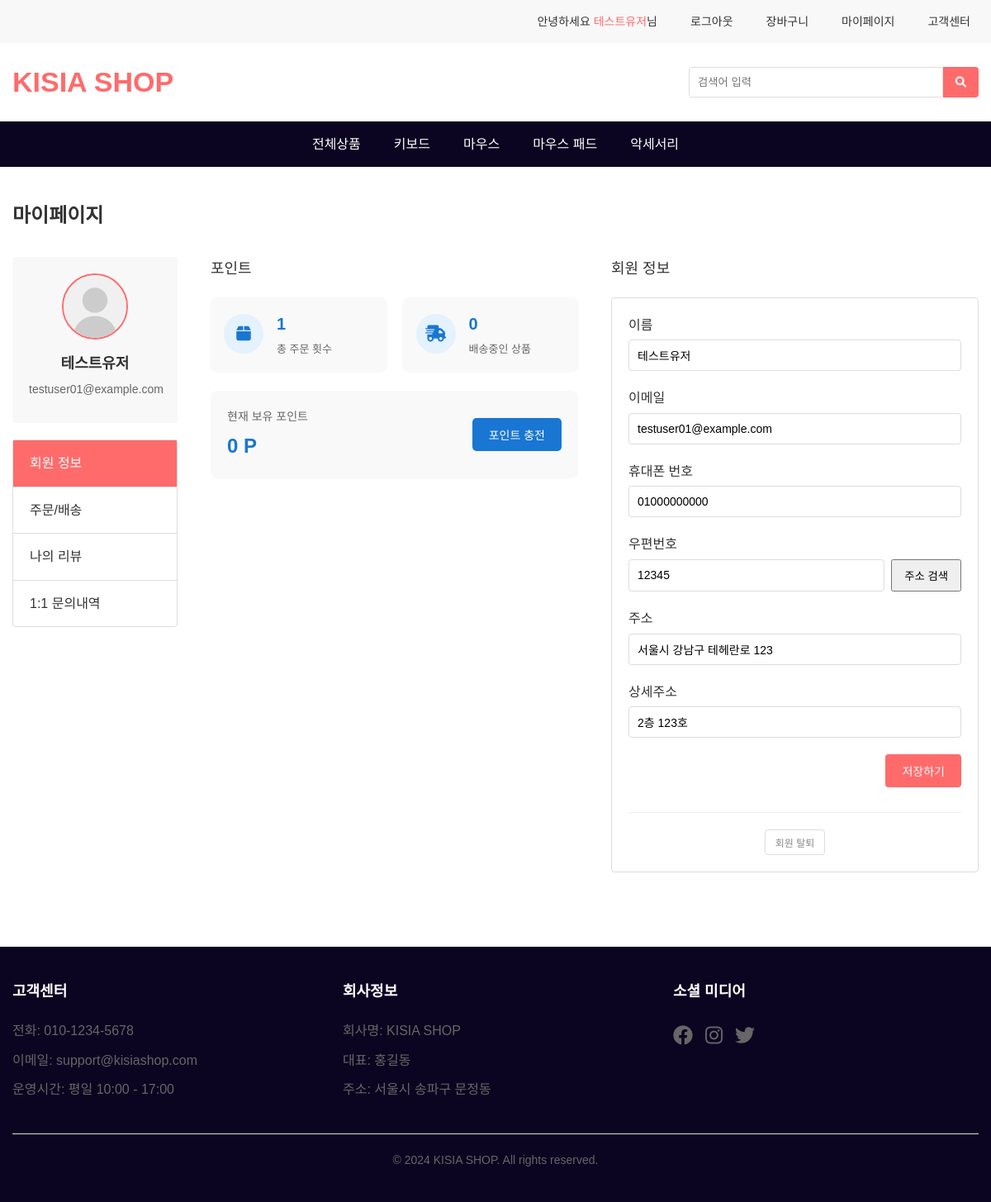
Page /mainmenu/mypage_profile.php (signed in) on the earlier database version.
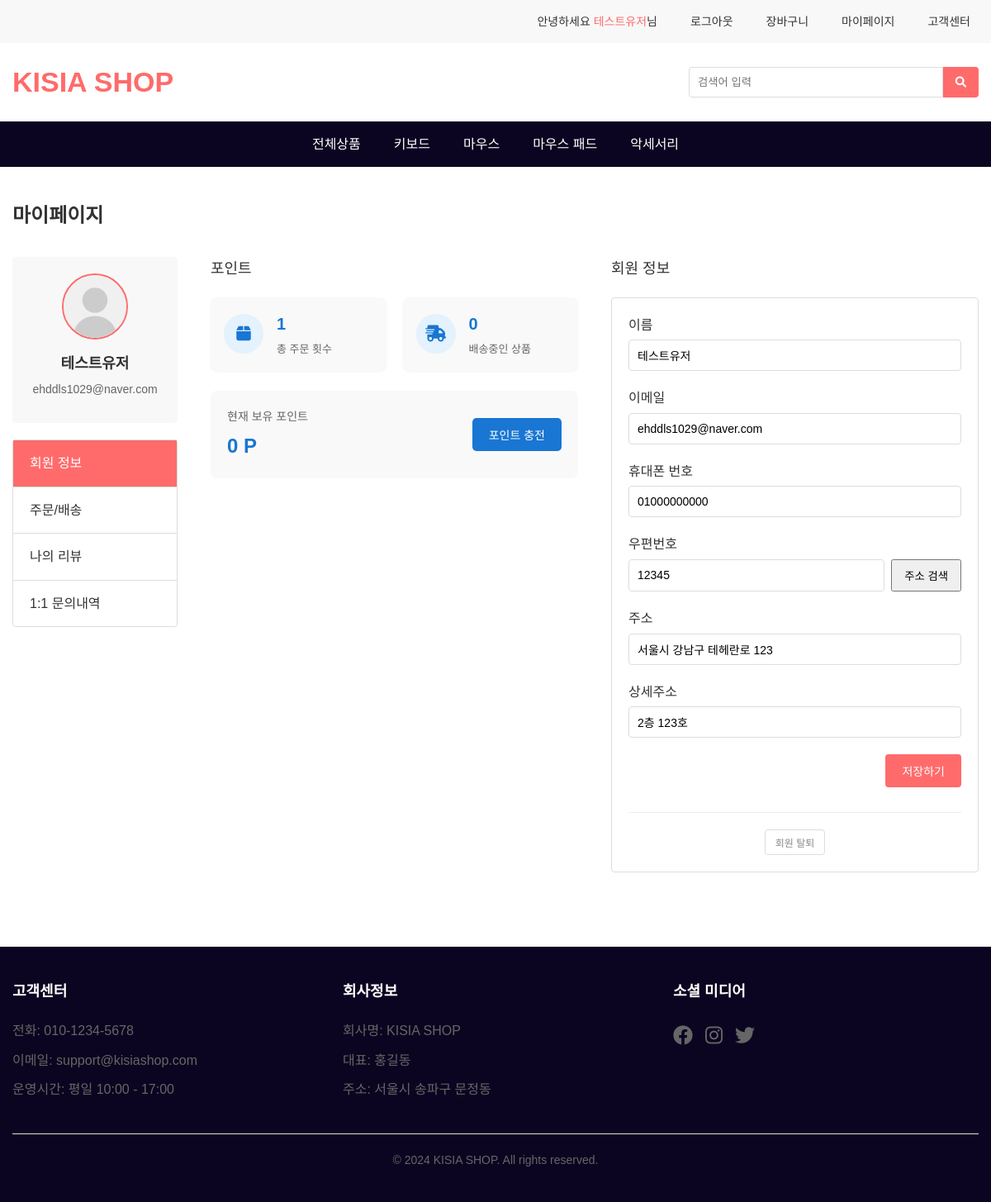
Same page on the later database version.
### tables this page shows
CREATE TABLE IF NOT EXISTS users (
    id INT AUTO_INCREMENT PRIMARY KEY,
    userId VARCHAR(50) NOT NULL UNIQUE,
    email VARCHAR(100) NOT NULL,
    password VARCHAR(255) NOT NULL,
    name VARCHAR(50) NOT NULL,
    phone VARCHAR(20),
    address VARCHAR(255),
    postcode VARCHAR(10),
    address_detail VARCHAR(255),
    point INT DEFAULT 0,
    role VARCHAR(10) NOT NULL DEFAULT 'USER',
    created_at DATETIME DEFAULT CURRENT_TIMESTAMP
);

### mainmenu/queries/get_header_session.php (called while the page is built, shortened)
<?php
    $userId = $_SESSION['userId'] ?? '';
    $name = $_SESSION['name'] ?? '';
?>

### mainmenu/queries/get_mypage_user.php (called while the page is built)
<?php
    require_once '/var/www/html/mainmenu/common/db.php';
    $userId = $_SESSION['id'];
    $sql = "SELECT * FROM users WHERE id = '$userId'";
    $get_user = mysqli_query($conn, $sql);
    $user = mysqli_fetch_assoc($get_user);
    $sql = "SELECT COUNT(*) as order_count FROM orders WHERE user_id = '$userId'";
    $get_order_count = mysqli_query($conn, $sql);
    $order_count = mysqli_fetch_assoc($get_order_count)['order_count'];
    $sql = "SELECT COUNT(*) as shipping_count FROM orders WHERE user_id = '$userId' AND order_status = 'paid'";
    $get_shipping_count = mysqli_query($conn, $sql);
    $shipping_count = mysqli_fetch_assoc($get_shipping_count)['shipping_count'];
?>

### mainmenu/mypage_profile.php (the view, shortened to what this page needs)
<?php include '/var/www/html/mainmenu/queries/get_header_session.php'; ?>
<!DOCTYPE html>
<html lang="ko">
<head>
    <link rel="stylesheet" href="css/style.css">
    <link rel="stylesheet" href="css/mypage.css">
    <link rel="stylesheet" href="https://cdnjs.cloudflare.com/ajax/libs/font-awesome/6.0.0/css/all.min.css">
</head>
<body>
    <?php include 'common/header.php'; ?>
    <?php require_once 'queries/get_mypage_user.php'; ?>
    <main class="main-content">
        <div class="container">
            <div class="mypage-container">
                <h2 class="page-title">마이페이지</h2>
                <div class="mypage-content">
                    <div class="mypage-sidebar">
                        <div class="profile-section">
                            <div class="profile-image">
                                <img src="profile/default-profile.svg" alt="프로필 이미지">
                            </div>
                            <div class="profile-info">
                                <h3 class="profile-name"><?php echo $user['name']; ?></h3>
                                <p class="profile-email"><?php echo $user['email']; ?></p>
                            </div>
                        </div>
                        <ul class="mypage-menu">
                            <li><a href="mypage_profile.php" data-section="profile-edit-section" class="active">회원 정보</a></li>
                            <li><a href="mypage.php" data-section="order-section">주문/배송</a></li>
                            <li><a href="mypage_review.php" data-section="review-section">나의 리뷰</a></li>
                            <li><a href="mypage_inquiry.php" data-section="inquiry-section">1:1 문의내역</a></li>
                        </ul>
                    </div>
                    <div class="mypage-section" id="point-section">
                        <h3>포인트</h3>
                        <div class="user-stats">
                            <div class="stat-item">
                                <div class="stat-icon">
                                    <i class="fas fa-box"></i>
                                </div>
                                <div class="stat-content">
                                    <div class="stat-value"><?php echo isset($order_count) ? number_format($order_count) : '0'; ?></div>
                                    <div class="stat-label">총 주문 횟수</div>
                                </div>
                            </div>
                            <div class="stat-item">
                                <div class="stat-icon">
                                    <i class="fas fa-shipping-fast"></i>
                                </div>
                                <div class="stat-content">
                                    <div class="stat-value"><?php echo isset($shipping_count) ? number_format($shipping_count) : '0'; ?></div>
                                    <div class="stat-label">배송중인 상품</div>
                                </div>
                            </div>
                        </div>
                        <div class="point-container">
                            <div class="current-point">
                                <div class="point-label">현재 보유 포인트</div>
                                <div class="point-value"><?php echo number_format($user['point']); ?> P</div>
                            </div>
                            <button id="btnChargePoint" class="btn-charge-point">포인트 충전</button>
                        </div>
                    </div>
                    <div class="mypage-section" id="profile-edit-section">
                        <h3>회원 정보</h3>
                        <div class="profile-edit-form">
                            <form action="queries/update_user.php" method="POST">
                                <div class="form-group">
                                    <label for="name">이름</label>
                                    <input type="text" id="name" name="name" value="<?php echo $user['name']; ?>">
                                </div>
                                <div class="form-group">
                                    <label for="email">이메일</label>
                                    <input type="email" id="email" name="email" value="<?php echo $user['email']; ?>">
                                </div>
                                <div class="form-group">
                                    <label for="phone">휴대폰 번호</label>
                                    <input type="tel" id="phone" name="phone" value="<?php echo $user['phone']; ?>">
                                </div>
                                <div class="form-group">
                                    <label for="postcode">우편번호</label>
                                    <div style="display:flex; gap:8px;">
                                        <input type="text" id="postcode" name="postcode" value="<?php echo isset($user['postcode']) ? $user['postcode'] : ''; ?>" placeholder="우편번호" readonly style="flex:1;">
                                        <button type="button" id="btn-search-address" style="flex:none; padding:8px 14px;">주소 검색</button>
                                    </div>
                                </div>
                                <div class="form-group">
                                    <label for="address">주소</label>
                                    <input type="text" id="address" name="address" value="<?php echo $user['address']; ?>" placeholder="주소" readonly>
                                </div>
                                <div class="form-group">
                                    <label for="address_detail">상세주소</label>
                                    <input type="text" id="address_detail" name="address_detail" value="<?php echo isset($user['address_detail']) ? $user['address_detail'] : ''; ?>" placeholder="상세주소를 입력하세요">
                                </div>
                                <div class="form-actions">
                                    <button type="submit" class="btn-save">저장하기</button>
                                </div>
                            </form>
                            <div class="withdrawal-section">
                                <form action="queries/delete_user.php" method="POST">
                                    <button type="submit" class="btn-withdrawal" onclick="return confirm('정말로 탈퇴하시겠습니까? 이 작업은 되돌릴 수 없습니다.')">회원 탈퇴</button>
                                </form>
                            </div>
                        </div>
                    </div>
                </div>
            </div>
        </div>
    </main>
    <?php include 'common/footer.php'; ?>
</body>
</html>

### mainmenu/common/header.php (shortened to what this page needs)
<!DOCTYPE html>
<html lang="ko">
    <header class="header">
        <div class="header-top">
            <div class="container">
                <?php if (!isset($menu_path)) $menu_path = './'; ?>
                <div class="header-links">
                    <?php if ($userId): ?>
                        <p class="header-link">안녕하세요 <span style="color: #ff6b6b;"><?= $name ?></span>님</p>
                        <a href="<?= $menu_path ?>queries/logout_process.php" class="header-link">로그아웃</a>
                         <a href="<?= $menu_path ?>cart.php" class="header-link">장바구니</a>
                        <a href="<?= $menu_path ?>mypage_profile.php" class="header-link">마이페이지</a>
                    <?php else: ?>
                        <a href="<?= $menu_path ?>login.php" class="header-link">로그인/회원가입</a>
                    <?php endif; ?>
                    <a href="<?= $menu_path ?>customer-service.php" class="header-link">고객센터</a>
                </div>
            </div>
        </div>
        <div class="header-main">
            <div class="container">
                <div class="logo">
                    <h1><a href="../../index.php">KISIA SHOP</a></h1>
                </div>
                <form action="../mainmenu/all.php" method="get" class="search-box">
                    <input type="text" name="search_query" placeholder="검색어 입력">
                    <button type="submit"><i class="fas fa-search"></i></button>
                </form>
            </div>
        </div>
    </header>
    <nav class="main-menu">
        <div class="container">
            <ul class="menu-list">
                <li><a href="<?= $menu_path ?>all.php?category=all">전체상품</a></li>
                <li><a href="<?= $menu_path ?>all.php?category=keyboard">키보드</a></li>
                <li><a href="<?= $menu_path ?>all.php?category=mouse">마우스</a></li>
                <li><a href="<?= $menu_path ?>all.php?category=mousepad">마우스 패드</a></li>
                <li><a href="<?= $menu_path ?>all.php?category=accessory">악세서리</a></li>
            </ul>
        </div>
    </nav>
</html>

### mainmenu/common/footer.php (shortened to what this page needs)
<html lang="ko">
    <footer class="footer">
        <div class="container">
            <div class="footer-content">
                <div class="footer-section">
                    <h3>고객센터</h3>
                    <p>전화: 010-1234-5678</p>
                    <p>이메일: support@kisiashop.com</p>
                    <p>운영시간: 평일 10:00 - 17:00</p>
                </div>
                <div class="footer-section">
                    <h3>회사정보</h3>
                    <p>회사명: KISIA SHOP</p>
                    <p>대표: 홍길동</p>
                    <p>주소: 서울시 송파구 문정동</p>
                </div>
                <div class="footer-section">
                    <h3>소셜 미디어</h3>
                    <div class="social-links">
                        <a href="#"><i class="fab fa-facebook"></i></a>
                        <a href="#"><i class="fab fa-instagram"></i></a>
                        <a href="#"><i class="fab fa-twitter"></i></a>
                    </div>
                </div>
            </div>
            <div class="footer-bottom">
                <p>&copy; 2024 KISIA SHOP. All rights reserved.</p>
            </div>
        </div>
    </footer>
</body>
</html>

### mainmenu/css/style.css (style rules this page uses)
* { margin: 0; padding: 0; box-sizing: border-box; }
body { font-family: 'Noto Sans KR', sans-serif; line-height: 1.6; color: #333; }
.container { max-width: 1200px; margin: 0 auto; padding: 0 15px; }
a { text-decoration: none; color: inherit; }
ul { list-style: none; }
.header { background: #fff; box-shadow: 0 2px 5px rgba(0,0,0,0.1); }
.header-top { background: #f8f8f8; padding: 10px 0; font-size: 14px; }
.header-links { display: flex; justify-content: flex-end; gap: 20px; }
.header-link { color: #333; font-size: 14px; padding: 5px 10px; transition: color 0.3s; }
.header-main { padding: 20px 0; }
.header-main .container { display: flex; align-items: center; justify-content: space-between; }
.logo h1 { font-size: 34px; font-weight: 700; color: #ff6b6b; }
.search-box { display: flex; width: 30%; }
.search-box input { width: 100%; padding: 10px; border: 1px solid #ddd; border-radius: 4px 0 0 4px; }
.search-box button { padding: 10px 15px; background: #ff6b6b; color: white; border: none; border-radius: 0 4px 4px 0; cursor: pointer; }
.main-menu { background: #0c0521; padding: 15px 0; }
.menu-list { display: flex; justify-content: center; gap: 40px; }
.menu-list a { color: white; font-weight: 500; padding: 5px 0; position: relative; }
.menu-list a::after { content: ''; position: absolute; bottom: -5px; left: 0; width: 0; height: 2px; background: #ff6b6b; transition: width 0.3s; }
.footer { background: #333; color: #fff; padding: 40px 0 20px; }
.social-links { display: flex; gap: 15px; }
.social-links a { font-size: 20px; color: #ccc; }
.footer-bottom { border-top: 1px solid #444; padding-top: 20px; font-size: 14px; color: #ccc; }
.footer-bottom p { margin-bottom: 5px; }

### mainmenu/common/footer.php (style rules this page uses)
.footer { background-color: #0c0521; padding: 40px 0; margin-top: 50px; }
.container { max-width: 1200px; margin: 0 auto; padding: 0 15px; }
.footer-content { display: flex; justify-content: space-between; flex-wrap: wrap; gap: 30px; }
.footer-section { flex: 1; min-width: 250px; }
.footer-section h3 { color: white; margin-bottom: 20px; font-size: 18px; }
.footer-section p { color: #666; margin-bottom: 10px; line-height: 1.6; }
.social-links { display: flex; gap: 15px; }
.social-links a { color: #666; font-size: 24px; transition: color 0.3s ease; }
.footer-bottom { margin-top: 30px; padding-top: 20px; border-top: 1px solid #ddd; text-align: center; }
.footer-bottom p { color: #666; margin: 0; }

Differences in the rows shown:
changed users "테스트유저": email "testuser01@example.com" → "ehddls1029@naver.com"
